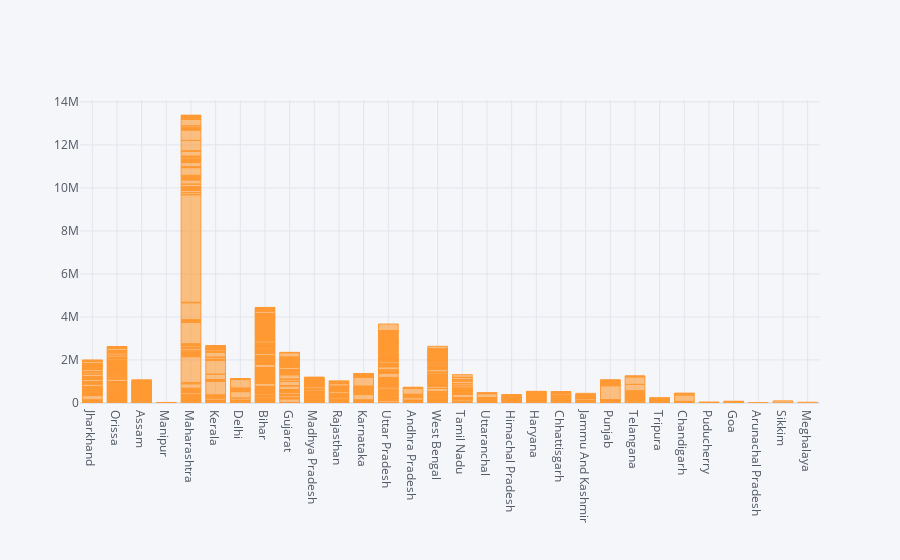

The notebook cell saved with this chart:
### Code cell
y=df.ANNULIZED
df.iplot(kind='bar',x='CLEAN_STATE',y='ANNULIZED')

### Figure 1 — Plotly figure (JSON) as saved in the notebook; plotly's stock layout.template omitted (floating-point values rounded to 4 significant figures; data arrays with more than 128 entries replaced by an {"elided": "..."} marker saying what was removed)
{"data": [{"marker": {"color": "rgba(255, 153, 51, 0.6)", "line": {"color": "rgba(255, 153, 51, 1.0)", "width": 1}}, "name": "ANNULIZED", "orientation": "v", "text": "", "type": "bar", "x": {"elided": "1639 str values"}, "y": {"elided": "1639 float values"}}], "layout": {"legend": {"bgcolor": "#F5F6F9", "font": {"color": "#4D5663"}}, "paper_bgcolor": "#F5F6F9", "plot_bgcolor": "#F5F6F9", "title": {"font": {"color": "#4D5663"}}, "xaxis": {"gridcolor": "#E1E5ED", "showgrid": true, "tickfont": {"color": "#4D5663"}, "title": {"font": {"color": "#4D5663"}, "text": ""}, "zerolinecolor": "#E1E5ED"}, "yaxis": {"gridcolor": "#E1E5ED", "showgrid": true, "tickfont": {"color": "#4D5663"}, "title": {"font": {"color": "#4D5663"}, "text": ""}, "zerolinecolor": "#E1E5ED"}}}
